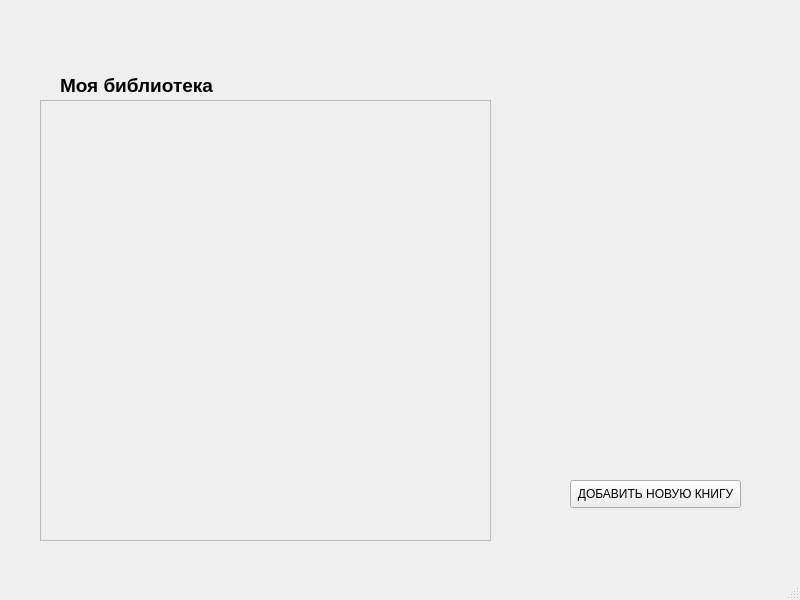
<?xml version="1.0" encoding="UTF-8"?>
<ui version="4.0">
 <class>MainWindow</class>
 <widget class="QMainWindow" name="MainWindow">
  <property name="geometry">
   <rect>
    <x>0</x>
    <y>0</y>
    <width>800</width>
    <height>600</height>
   </rect>
  </property>
  <property name="windowTitle">
   <string>MainWindow</string>
  </property>
  <widget class="QWidget" name="centralwidget">
   <widget class="QLabel" name="label">
    <property name="geometry">
     <rect>
      <x>60</x>
      <y>50</y>
      <width>221</width>
      <height>71</height>
     </rect>
    </property>
    <property name="text">
     <string>&lt;html&gt;&lt;head/&gt;&lt;body&gt;&lt;p&gt;&lt;span style=&quot; font-size:14pt; font-weight:600;&quot;&gt;Моя библиотека&lt;/span&gt;&lt;/p&gt;&lt;/body&gt;&lt;/html&gt;</string>
    </property>
   </widget>
   <widget class="QPushButton" name="add_new_book">
    <property name="geometry">
     <rect>
      <x>570</x>
      <y>480</y>
      <width>171</width>
      <height>28</height>
     </rect>
    </property>
    <property name="text">
     <string>ДОБАВИТЬ НОВУЮ КНИГУ</string>
    </property>
   </widget>
   <widget class="QScrollArea" name="scrollArea">
    <property name="geometry">
     <rect>
      <x>40</x>
      <y>100</y>
      <width>451</width>
      <height>441</height>
     </rect>
    </property>
    <property name="widgetResizable">
     <bool>true</bool>
    </property>
    <widget class="QWidget" name="scrollAreaWidgetContents">
     <property name="geometry">
      <rect>
       <x>0</x>
       <y>0</y>
       <width>449</width>
       <height>439</height>
      </rect>
     </property>
    </widget>
   </widget>
  </widget>
  <widget class="QMenuBar" name="menubar">
   <property name="geometry">
    <rect>
     <x>0</x>
     <y>0</y>
     <width>800</width>
     <height>26</height>
    </rect>
   </property>
  </widget>
  <widget class="QStatusBar" name="statusbar"/>
 </widget>
 <resources/>
 <connections/>
</ui>
